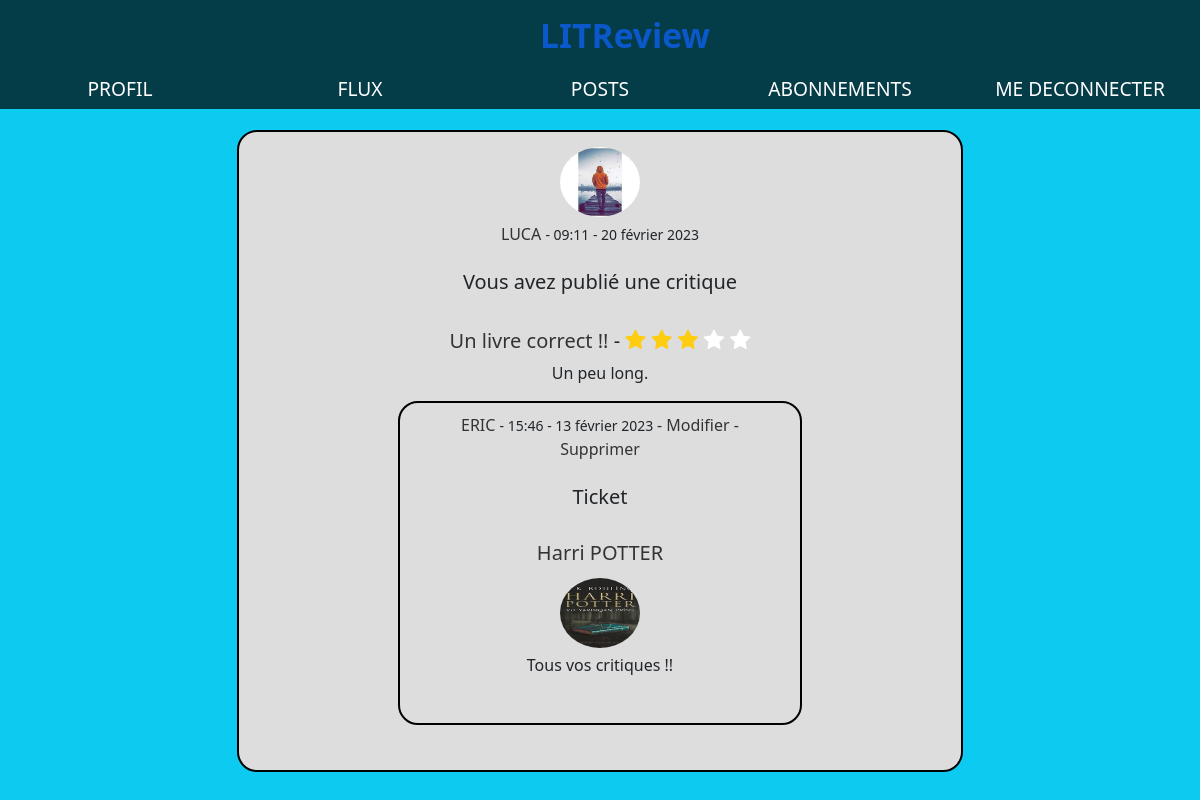
/review/19/detail (signed in), run on the app's committed database.
### critique/models.py (models this page shows, shortened)
class Review(models.Model):
    ticket = models.ForeignKey(to=Ticket, on_delete=models.CASCADE)
    rating = models.PositiveSmallIntegerField(
        validators=[MinValueValidator(0), MaxValueValidator(5)]
    )
    headline = models.CharField(max_length=128)
    body = models.CharField(max_length=8192, blank=True)
    user = models.ForeignKey(to=settings.AUTH_USER_MODEL, on_delete=models.CASCADE)
    time_created = models.DateTimeField(auto_now_add=True)

class Ticket(models.Model):
    title = models.CharField(max_length=128)
    description = models.TextField(max_length=2048, blank=True)
    image = models.ImageField(null=True, blank=True)
    time_created = models.DateTimeField(auto_now_add=True)
    user = models.ForeignKey(to=settings.AUTH_USER_MODEL, on_delete=models.CASCADE)
    has_review = models.BooleanField(default=False)
    IMAGE_MAX_SIZE = (600, 600)

### authentification/models.py (models this page shows, shortened)
class Profile(models.Model):
    user = models.OneToOneField(User, on_delete=models.CASCADE)
    image = models.ImageField(default="default.png", upload_to="profile_img")

### critique/views.py (the view)
# urls.py: path("review/<int:pk>/detail", review_detail, name="review_detail"),
@login_required
def review_detail(request, pk):
    review = get_object_or_404(Review, id=pk)
    followed_users = find_user_follows(request.user)
    context = {
        "post": review,
        "title": "Critique du livre",
        "followed_users": followed_users,
    }
    return render(request, "critique/post_detail.html", context)

### critique/complements.py (called while the page is built)
def find_user_follows(user):
    follows = UserFollow.objects.filter(user=user)
    followed_users = [follow.followed_user for follow in follows]
    return followed_users

### critique/templates/critique/post_detail.html
{% extends "base.html" %}
{% block content %}
{% if title == 'Ticket' %}
  {% include 'critique/ticket_base.html' %}
{% elif title == 'Critique du livre' %}
  {% include 'critique/review_base.html' %}
{% endif %}
{% endblock content %}

### critique/templates/critique/review_base.html (shortened to what this page needs)
<article class="form form-review">
  <img src="{{ post.user.profile.image.url }}" alt="{{ post.user.username }} profile image">
  <div>
    <div class="article">
      {% if post.user != user %}
      {% if post.user in followed_users %}
        <a href="{% url 'user_posts' post.user.id %}">{{ post.user }}</a>
      {% else %}
        <p style="display:inline">{{ post.user }}</p>
      {% endif %}
      {% else %}
        <a href="{% url 'posts' %}">{{ post.user }}</a>
      {% endif %}
      <small>{{ post.time_created|date:"- H:i - d F Y " }}</small>
    </div>
  </br><h5><span>Vous avez publié une critique</span></h5></br>
      <h5>
        <a href="{% url 'review_detail' post.id %}">{{ post.headline }}</a> -
        <p class="rating-{{ post.rating }}" id="stars">
          <i class="fa fa-star"></i>
          <i class="fa fa-star"></i>
          <i class="fa fa-star"></i>
          <i class="fa fa-star"></i>
          <i class="fa fa-star"></i>
        </p>
      </h5>
    <div class="body">
      <p>{{ post.body }}</p>
    </div>
    <article class="form form-ticket" id="ticket-closed">
        <div>
          <div>
            {% if post.ticket.user != user %}
              {% if post.ticket.user in followed_users %}
                <a href="{% url 'user_posts' post.ticket.user.id %}">{{ post.ticket.user }}</a>
              {% else %}
                <p style="display:inline">{{ post.ticket.user }}</p>
              {% endif %}
            {% else %}
              <a href="{% url 'posts' %}">{{ post.ticket.user }}</a>
            {% endif %}
            <small>{{ post.ticket.time_created|date:"- H:i - d F Y " }}</small>
            {% if post.ticket.user == user %}
              <a href="{% url 'ticket_update' post.ticket.id %}">- Modifier</a>
              <a href="{% url 'ticket_delete' post.ticket.id %}">- Supprimer</a>
            {% elif post.ticket.user not in followed_users %}
         </br><div style="display:inline">
                Vous n'êtes pas abonné à {{ post.ticket.user }}
                <a href="{% url 'subscriptions' %}"> --> S'abonner</a>
              </div>
            {% endif %}
          </div>
        </br><h5><span>Ticket</span></h5></br>
          <h5>
            <a href="{% url 'ticket_detail' post.ticket.id %}">{{ post.ticket.title }}</a>
          </h5>
          <div class="ticket-description">
            {% if post.ticket.image %}
              <img  src="{{ post.ticket.image.url }}" alt="{{ post.ticket.title }}">
            {% endif %}
            <p>{{ post.ticket.description }}</p>
          </div>
        </div>
      </article>
    </div>
  </article>

### static/css/style.css (style rules this page uses)
* { -moz-box-sizing: border-box; -webkit-box-sizing: border-box; box-sizing: border-box; }
a { color: black; text-decoration: none; }
.form { border: 2px solid #000; width: 65%; margin: 15px auto; padding: 10px; background-color: #dddddd; border-radius: 20px; text-align: center; padding: 10px 50px 30px 50px; }
.form img { padding: 5px 0 5px 0; border-radius: 100px 100px 100px 100px; height: 80px ; width: 80px ; }
.form a { margin-top: 10px; color: #333; text-decoration: none; }
#stars { font-size: 22px; color: white; display:inline; }
.rating-3 i:first-child, .rating-3 i:first-child + i, .rating-3 i:first-child + i + i { color: #ffcd0f; }

### data on the page
Review: user.profile.image (picture), user "LUCA", time_created "- 09:11 - 20 février 2023", headline "Un livre correct !!", body "Un peu long.", ticket.user "ERIC", ticket.time_created "- 15:46 - 13 février 2023", ticket "Harri POTTER", ticket.image (picture), ticket.description "Tous vos critiques !!"
